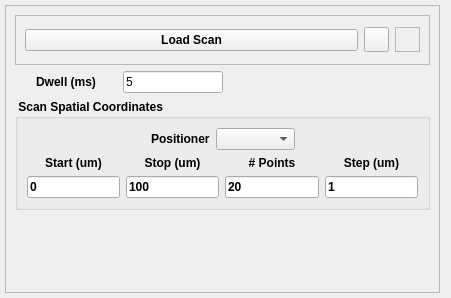
<?xml version="1.0" encoding="UTF-8"?>
<ui version="4.0">
 <class>Form</class>
 <widget class="QWidget" name="Form">
  <property name="geometry">
   <rect>
    <x>0</x>
    <y>0</y>
    <width>451</width>
    <height>298</height>
   </rect>
  </property>
  <property name="minimumSize">
   <size>
    <width>0</width>
    <height>150</height>
   </size>
  </property>
  <property name="focusPolicy">
   <enum>Qt::StrongFocus</enum>
  </property>
  <property name="windowTitle">
   <string>Form</string>
  </property>
  <layout class="QVBoxLayout" name="verticalLayout">
   <property name="spacing">
    <number>5</number>
   </property>
   <property name="leftMargin">
    <number>5</number>
   </property>
   <property name="topMargin">
    <number>5</number>
   </property>
   <property name="bottomMargin">
    <number>5</number>
   </property>
   <item>
    <widget class="QFrame" name="frame_2">
     <property name="maximumSize">
      <size>
       <width>650</width>
       <height>16777215</height>
      </size>
     </property>
     <property name="frameShape">
      <enum>QFrame::StyledPanel</enum>
     </property>
     <property name="frameShadow">
      <enum>QFrame::Raised</enum>
     </property>
     <layout class="QVBoxLayout" name="verticalLayout_3">
      <item>
       <widget class="QFrame" name="loadscan_frame">
        <property name="minimumSize">
         <size>
          <width>0</width>
          <height>50</height>
         </size>
        </property>
        <property name="frameShape">
         <enum>QFrame::StyledPanel</enum>
        </property>
        <property name="frameShadow">
         <enum>QFrame::Sunken</enum>
        </property>
        <layout class="QHBoxLayout" name="horizontalLayout_2">
         <item>
          <widget class="QPushButton" name="loadScanBtn">
           <property name="font">
            <font>
             <weight>75</weight>
             <bold>true</bold>
            </font>
           </property>
           <property name="text">
            <string>Load Scan</string>
           </property>
          </widget>
         </item>
         <item>
          <widget class="QToolButton" name="helpBtn">
           <property name="minimumSize">
            <size>
             <width>25</width>
             <height>25</height>
            </size>
           </property>
           <property name="maximumSize">
            <size>
             <width>25</width>
             <height>25</height>
            </size>
           </property>
           <property name="text">
            <string/>
           </property>
           <property name="icon">
            <iconset>
             <normaloff>../../../icons/helplite.png</normaloff>../../../icons/helplite.png</iconset>
           </property>
           <property name="iconSize">
            <size>
             <width>50</width>
             <height>50</height>
            </size>
           </property>
          </widget>
         </item>
         <item>
          <widget class="QLabel" name="rtclkpic">
           <property name="maximumSize">
            <size>
             <width>25</width>
             <height>25</height>
            </size>
           </property>
           <property name="autoFillBackground">
            <bool>true</bool>
           </property>
           <property name="frameShape">
            <enum>QFrame::StyledPanel</enum>
           </property>
           <property name="text">
            <string/>
           </property>
           <property name="pixmap">
            <pixmap>../../../icons/icons8-mouse-right-click-50.png</pixmap>
           </property>
           <property name="scaledContents">
            <bool>true</bool>
           </property>
           <property name="alignment">
            <set>Qt::AlignRight|Qt::AlignTrailing|Qt::AlignVCenter</set>
           </property>
          </widget>
         </item>
        </layout>
       </widget>
      </item>
      <item>
       <layout class="QHBoxLayout" name="horizontalLayout_15">
        <item>
         <layout class="QHBoxLayout" name="horizontalLayout_5">
          <item>
           <widget class="QLabel" name="label_8">
            <property name="font">
             <font>
              <weight>75</weight>
              <bold>true</bold>
             </font>
            </property>
            <property name="text">
             <string>Dwell (ms)</string>
            </property>
            <property name="alignment">
             <set>Qt::AlignCenter</set>
            </property>
           </widget>
          </item>
          <item>
           <widget class="QLineEdit" name="dwellFld">
            <property name="maximumSize">
             <size>
              <width>100</width>
              <height>16777215</height>
             </size>
            </property>
            <property name="text">
             <string>5</string>
            </property>
           </widget>
          </item>
         </layout>
        </item>
        <item>
         <spacer name="horizontalSpacer">
          <property name="orientation">
           <enum>Qt::Horizontal</enum>
          </property>
          <property name="sizeHint" stdset="0">
           <size>
            <width>40</width>
            <height>20</height>
           </size>
          </property>
         </spacer>
        </item>
       </layout>
      </item>
      <item>
       <widget class="QGroupBox" name="groupBox">
        <property name="minimumSize">
         <size>
          <width>0</width>
          <height>102</height>
         </size>
        </property>
        <property name="font">
         <font>
          <weight>75</weight>
          <bold>true</bold>
         </font>
        </property>
        <property name="title">
         <string> Scan Spatial Coordinates </string>
        </property>
        <layout class="QVBoxLayout" name="verticalLayout_2">
         <item>
          <layout class="QHBoxLayout" name="horizontalLayout">
           <item>
            <spacer name="horizontalSpacer_2">
             <property name="orientation">
              <enum>Qt::Horizontal</enum>
             </property>
             <property name="sizeHint" stdset="0">
              <size>
               <width>40</width>
               <height>20</height>
              </size>
             </property>
            </spacer>
           </item>
           <item>
            <widget class="QLabel" name="label">
             <property name="maximumSize">
              <size>
               <width>70</width>
               <height>16777215</height>
              </size>
             </property>
             <property name="text">
              <string>Positioner</string>
             </property>
            </widget>
           </item>
           <item>
            <widget class="QComboBox" name="posnerComboBox">
             <property name="font">
              <font>
               <weight>75</weight>
               <bold>true</bold>
              </font>
             </property>
             <property name="frame">
              <bool>true</bool>
             </property>
            </widget>
           </item>
           <item>
            <spacer name="horizontalSpacer_3">
             <property name="orientation">
              <enum>Qt::Horizontal</enum>
             </property>
             <property name="sizeHint" stdset="0">
              <size>
               <width>40</width>
               <height>20</height>
              </size>
             </property>
            </spacer>
           </item>
          </layout>
         </item>
         <item>
          <layout class="QGridLayout" name="gridLayout_2">
           <item row="0" column="0">
            <widget class="QLabel" name="label_9">
             <property name="font">
              <font>
               <weight>75</weight>
               <bold>true</bold>
              </font>
             </property>
             <property name="text">
              <string>Start (um)</string>
             </property>
             <property name="alignment">
              <set>Qt::AlignCenter</set>
             </property>
            </widget>
           </item>
           <item row="0" column="1">
            <widget class="QLabel" name="label_10">
             <property name="font">
              <font>
               <weight>75</weight>
               <bold>true</bold>
              </font>
             </property>
             <property name="text">
              <string>Stop (um)</string>
             </property>
             <property name="alignment">
              <set>Qt::AlignCenter</set>
             </property>
            </widget>
           </item>
           <item row="0" column="2">
            <widget class="QLabel" name="label_11">
             <property name="font">
              <font>
               <weight>75</weight>
               <bold>true</bold>
              </font>
             </property>
             <property name="text">
              <string># Points</string>
             </property>
             <property name="alignment">
              <set>Qt::AlignCenter</set>
             </property>
            </widget>
           </item>
           <item row="0" column="3">
            <widget class="QLabel" name="label_12">
             <property name="font">
              <font>
               <weight>75</weight>
               <bold>true</bold>
              </font>
             </property>
             <property name="text">
              <string>Step (um)</string>
             </property>
             <property name="alignment">
              <set>Qt::AlignCenter</set>
             </property>
            </widget>
           </item>
           <item row="1" column="0">
            <widget class="QLineEdit" name="startXFld">
             <property name="text">
              <string>0</string>
             </property>
            </widget>
           </item>
           <item row="1" column="2">
            <widget class="QLineEdit" name="npointsXFld">
             <property name="text">
              <string>20</string>
             </property>
            </widget>
           </item>
           <item row="1" column="3">
            <widget class="QLineEdit" name="stepXFld">
             <property name="text">
              <string>1</string>
             </property>
            </widget>
           </item>
           <item row="1" column="1">
            <widget class="QLineEdit" name="endXFld">
             <property name="text">
              <string>100</string>
             </property>
            </widget>
           </item>
          </layout>
         </item>
        </layout>
       </widget>
      </item>
      <item>
       <spacer name="verticalSpacer_2">
        <property name="orientation">
         <enum>Qt::Vertical</enum>
        </property>
        <property name="sizeHint" stdset="0">
         <size>
          <width>20</width>
          <height>40</height>
         </size>
        </property>
       </spacer>
      </item>
     </layout>
    </widget>
   </item>
  </layout>
 </widget>
 <resources/>
 <connections/>
</ui>
